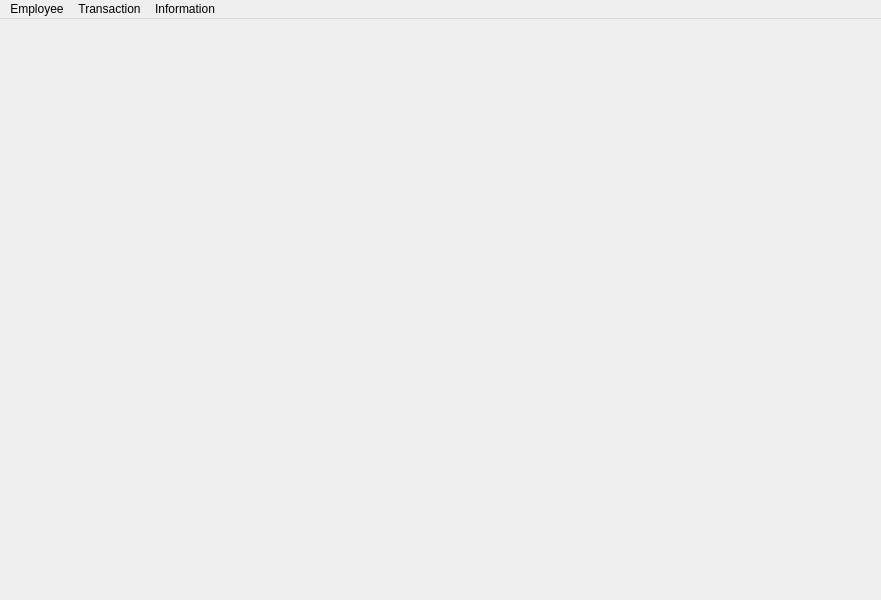
<?xml version="1.0" encoding="UTF-8"?>
<ui version="4.0">
 <class>MainWindow</class>
 <widget class="QMainWindow" name="MainWindow">
  <property name="geometry">
   <rect>
    <x>0</x>
    <y>0</y>
    <width>881</width>
    <height>600</height>
   </rect>
  </property>
  <property name="windowTitle">
   <string>MainWindow</string>
  </property>
  <widget class="QWidget" name="centralwidget">
   <layout class="QGridLayout" name="gridLayout">
    <item row="0" column="0">
     <widget class="QStackedWidget" name="stackedWidget"/>
    </item>
   </layout>
  </widget>
  <widget class="QMenuBar" name="menubar">
   <property name="geometry">
    <rect>
     <x>0</x>
     <y>0</y>
     <width>881</width>
     <height>21</height>
    </rect>
   </property>
   <widget class="QMenu" name="menuEmployee">
    <property name="title">
     <string>Employee</string>
    </property>
    <addaction name="actionList"/>
    <addaction name="actionAjouter"/>
   </widget>
   <widget class="QMenu" name="menuTransaction">
    <property name="title">
     <string>Transaction</string>
    </property>
    <addaction name="actionList_2"/>
    <addaction name="actionAdd"/>
   </widget>
   <widget class="QMenu" name="menuHelp">
    <property name="title">
     <string>Information</string>
    </property>
    <addaction name="actionHelp"/>
    <addaction name="actionAbout"/>
   </widget>
   <addaction name="menuEmployee"/>
   <addaction name="menuTransaction"/>
   <addaction name="menuHelp"/>
  </widget>
  <action name="actionList">
   <property name="text">
    <string>List</string>
   </property>
  </action>
  <action name="actionAjouter">
   <property name="text">
    <string>Ajouter</string>
   </property>
  </action>
  <action name="actionList_2">
   <property name="text">
    <string>List</string>
   </property>
  </action>
  <action name="actionAdd">
   <property name="text">
    <string>Ajouter</string>
   </property>
  </action>
  <action name="actionHelp">
   <property name="text">
    <string>Help</string>
   </property>
  </action>
  <action name="actionAbout">
   <property name="text">
    <string>About DEV</string>
   </property>
  </action>
 </widget>
 <resources/>
 <connections/>
</ui>
